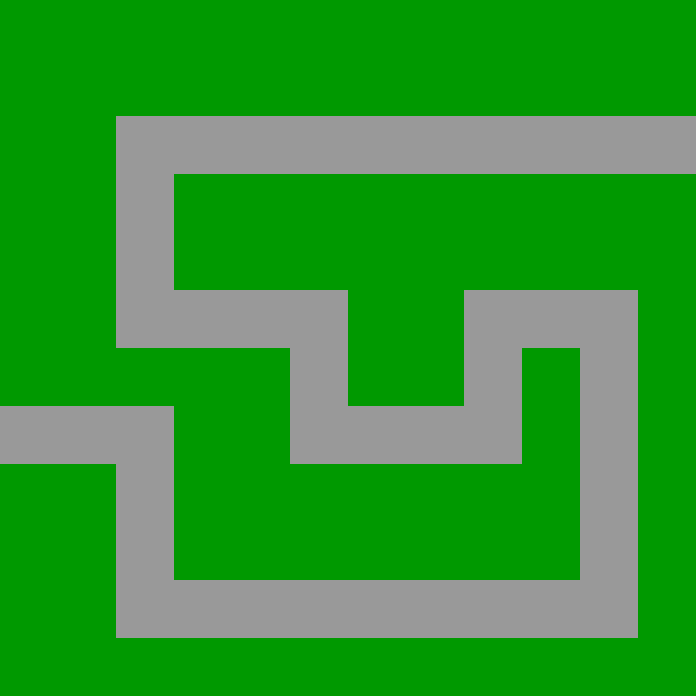

A level layout from a 2D game, rendered from its tile map. Below: a short description, then the map file with its tile-grid data intact:
An orthogonal 12x12 tile map with 58x58 px tiles, 1 tile layer (Tile Layer 1).

<map version="1.8" tiledversion="1.8.2" orientation="orthogonal" renderorder="right-down" width="12" height="12" tilewidth="58" tileheight="58" infinite="0" nextlayerid="2" nextobjectid="1">
 <tileset firstgid="1" source="./maptiles.tsx" />
 <layer id="1" name="Tile Layer 1" width="12" height="12">
  <data encoding="csv">
2,2,2,2,2,2,2,2,2,2,2,2,
2,2,2,2,2,2,2,2,2,2,2,2,
2,2,3,3,3,3,3,3,3,3,3,3,
2,2,3,2,2,2,2,2,2,2,2,2,
2,2,3,2,2,2,2,2,2,2,2,2,
2,2,3,3,3,3,2,2,3,3,3,2,
2,2,2,2,2,3,2,2,3,2,3,2,
3,3,3,2,2,3,3,3,3,2,3,2,
2,2,3,2,2,2,2,2,2,2,3,2,
2,2,3,2,2,2,2,2,2,2,3,2,
2,2,3,3,3,3,3,3,3,3,3,2,
2,2,2,2,2,2,2,2,2,2,2,2
</data>
 </layer>
</map>
